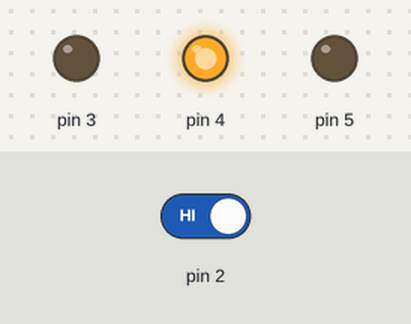
Bench run of a sketch on a simulated Arduino Uno, built with avr-gcc and run on an emulated ATmega328P. On the bench: output pins drawn as LEDs (lit = HIGH). Dashed ring = blinking. Inputs (shaded band) come from the test bench; at power-on: pin 2 HIGH.

Above: at 4.12 s.
5.0 s: pin 2 driven LOW
At 5.62 s:
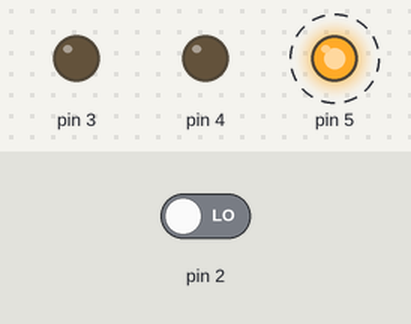
At 7.1 s:
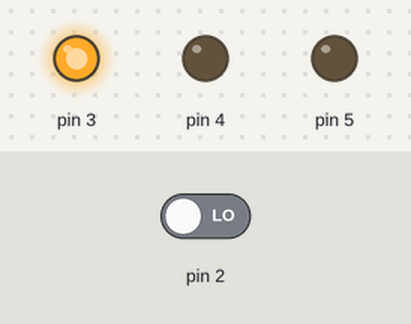
8.5 s: pin 2 driven HIGH
At 8.72 s:
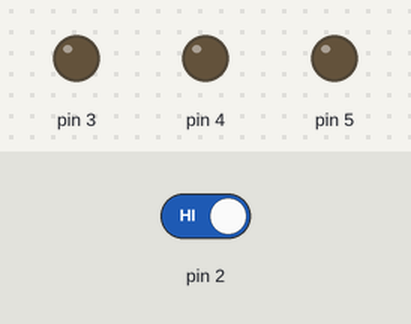
Timing chart, 0 to 18.0 s (numbered marks = the images above; inputs shaded):
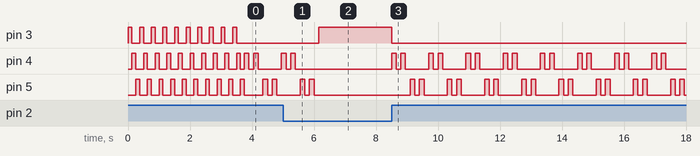

The sketch:

proj_02.ino
```cpp
int switch_state = 0;
void setup() {
  // Input from switch
  pinMode(2, INPUT);
  // Green LED
  pinMode(3, OUTPUT);
  // Blue LED
  pinMode(4, OUTPUT);
  // Red LED
  pinMode(5, OUTPUT);

  // Cycle through the LEDs
  int cycle_delay = 125;
  int num_cycles = 10;
  for (int cycle = 0; cycle < num_cycles; cycle++) {
    for (int led_pin = 3; led_pin < 6; led_pin++) {
      digitalWrite(led_pin, HIGH);
      delay(cycle_delay);
      digitalWrite(led_pin, LOW);
    }
  }
}

void loop() {
  switch_state = digitalRead(2);

  int cycle_delay = 150;

  if (switch_state == LOW) {
    digitalWrite(3, HIGH);
    digitalWrite(4, LOW);
    digitalWrite(5, LOW);
  }
  else {
    digitalWrite(3, LOW);
    digitalWrite(5, LOW);
    for (int led_pin = 4; led_pin < 6; led_pin++){
      for (int ii = 0; ii < 2; ii++){
      digitalWrite(led_pin, HIGH);
      delay(cycle_delay);
      digitalWrite(led_pin, LOW);
      delay(cycle_delay);
      }
    }
  }
}
```

Measured:
- after the input at 5.0 s, pin 3: LOW → HIGH after 1.2 s; pin 4: goes on until 5.4 s, then stays LOW; pin 5: goes on until 6.0 s, then stays LOW
- after the input at 8.5 s, pin 3: HIGH → LOW at once; pin 4: LOW → HIGH at once, then repeats every 1.2 s: LOW 0.15 s, HIGH 0.15 s, LOW 0.75 s, HIGH 0.15 s; pin 5: LOW → HIGH after 0.60 s, then repeats every 1.2 s: LOW 0.15 s, HIGH 0.15 s, LOW 0.75 s, HIGH 0.15 s
- by itself, pin 4: repeats every 0.28 s: LOW 0.13 s, HIGH 0.15 s
